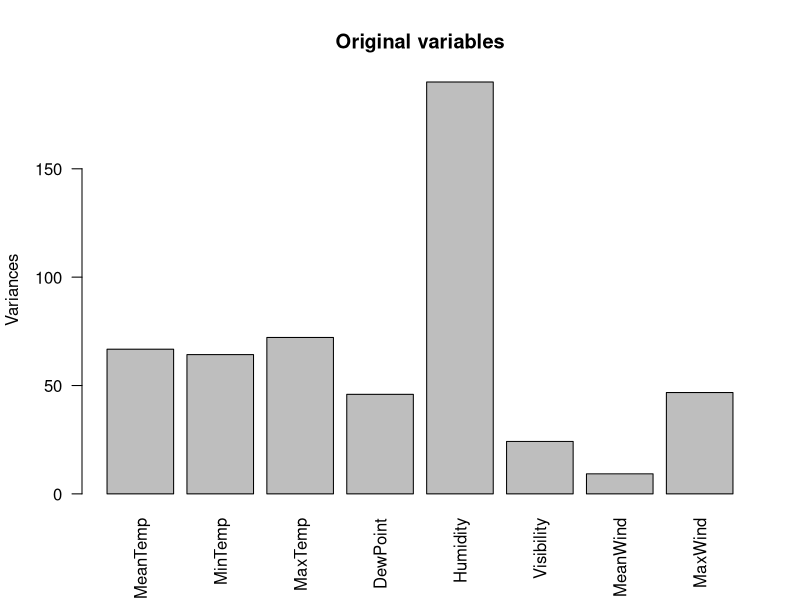
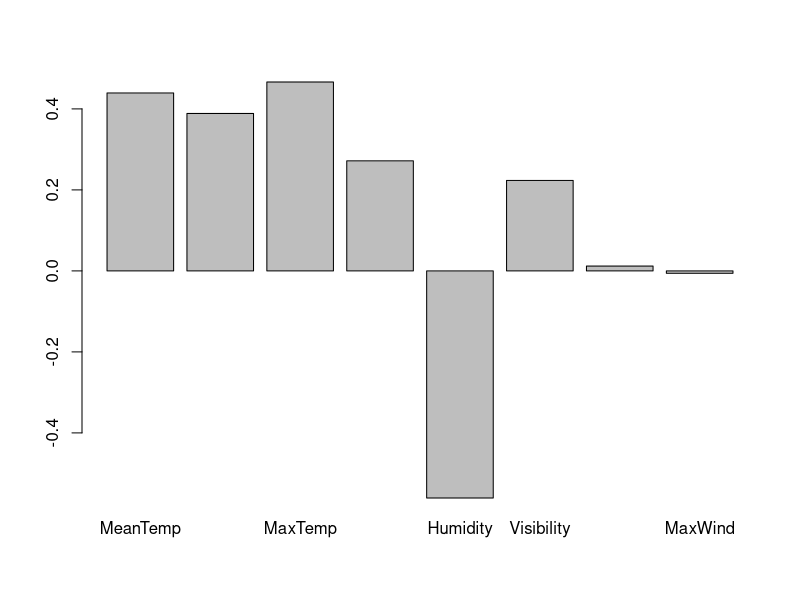
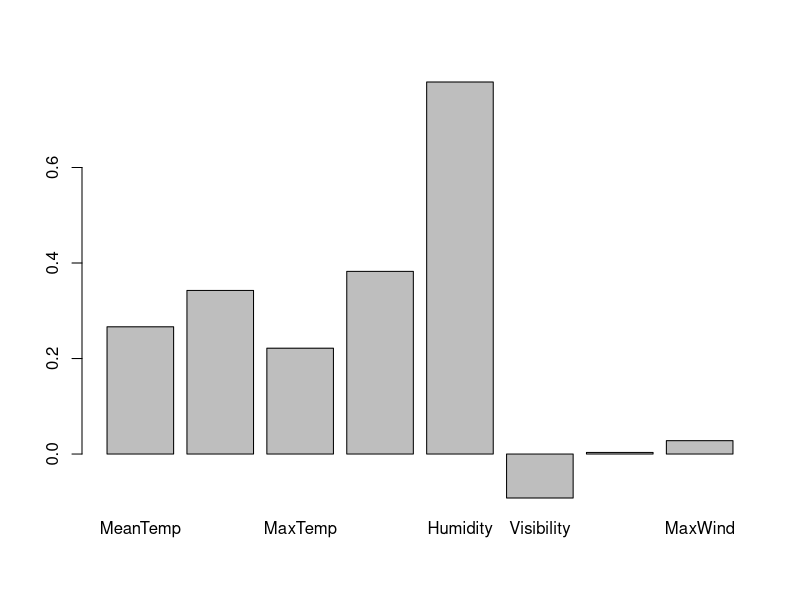
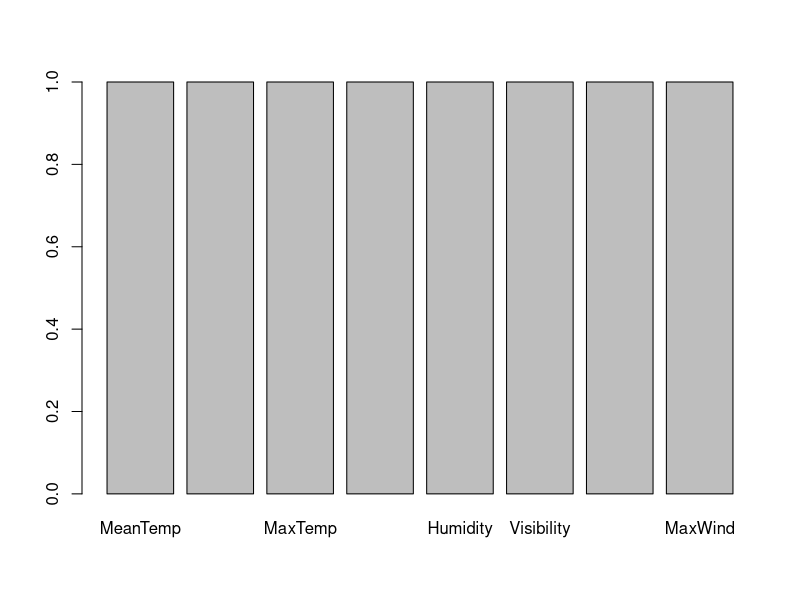
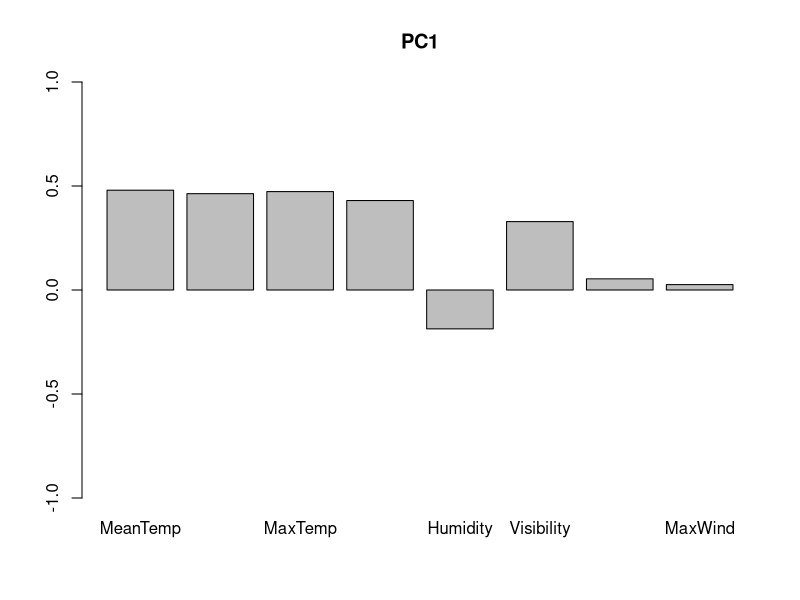
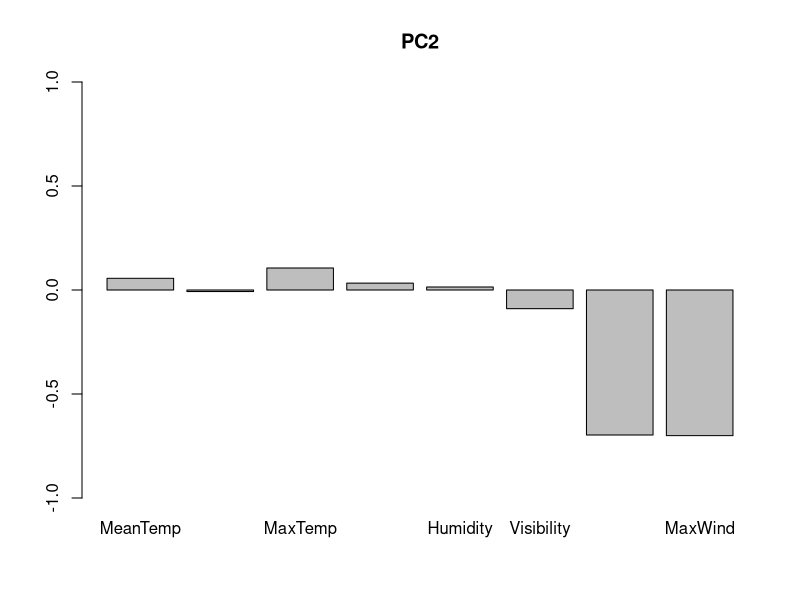
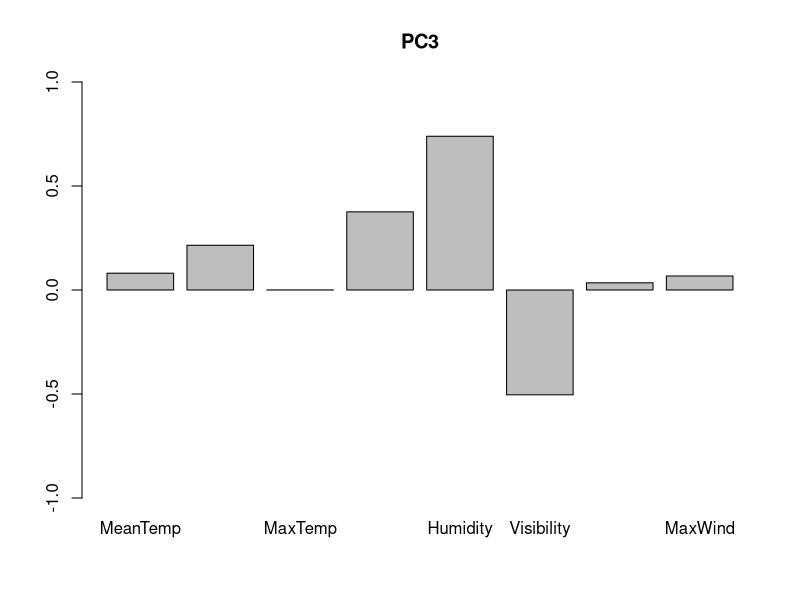
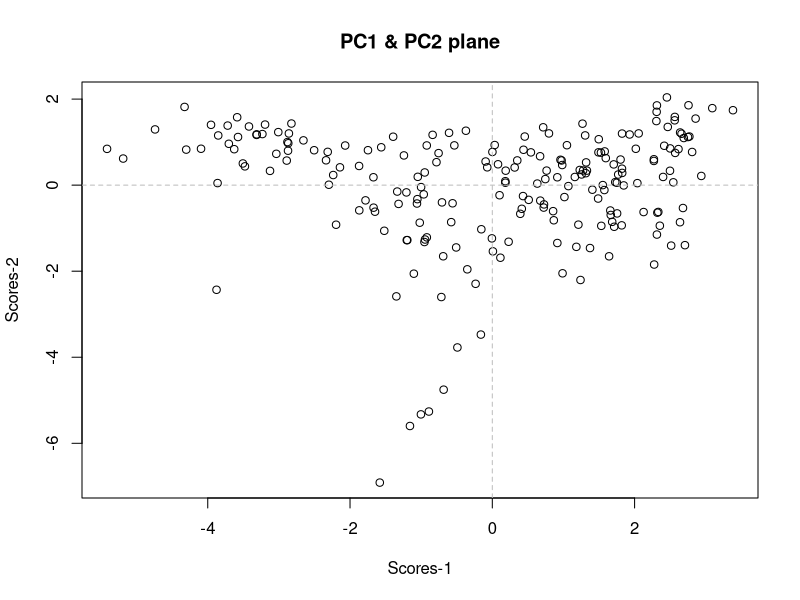

R code for these plots, in order:
weather <- read.table("weather.txt", header = T)
x11()
barplot(sapply(weather,sd)^2, las=2, main='Original variables', ylab='Variances')
#not comparable sample variances

pc_nstd <- princomp(weather, scores = T)
summary(pc_nstd)
x11()
barplot(pc_nstd$loadings[,1])
x11()
barplot(pc_nstd$loadings[,2])

#indeed we get a structure very similar to the original variances of our dataset

#we use standardized variables

data <- scale(weather,scale = T, center = T)
pc <- princomp(data, scores = T)
summary(pc)

x11()
barplot(diag(cov(data)))

x11()
barplot(pc$loadings[,1], ylim = c(-1,1), main = "PC1")
#basically an average on the indicatores of temperature -> the higher the score the higher the temperature
x11()
barplot(pc$loadings[,2], ylim = c(-1,1), main = "PC2")
#basically an average on wind indicators -> the higher the score the slower the winds
x11()
barplot(pc$loadings[,3], ylim = c(-1,1), main = "PC3")
#difference between humidity and visibility -> the higher the more humid and the lower the visibility is

x11()
plot(pc$scores[,1], pc$scores[,2], main = "PC1 & PC2 plane", xlab = "Scores-1", ylab = "Scores-2")
abline(h = 0, v = 0, lty = 2, col = "grey")
colournames <- rainbow(n = dim(weather)[1],start = 0.45, end = 0.8)
x11()
plot(pc$scores[,1], pc$scores[,2], main = "PC1 & PC2 plane", xlab = "Scores-1", ylab = "Scores-2", col = colournames)

#scree plot
x11()
layout(cbind(c(1,3), c(2,2)))
barplot(pc$sd)
plot(cumsum(pc$sdev)/sum(pc$sd), type = 'l', ylim = c(0,1))
abline(h = 0.8, lty = 2, col = "blue")
barplot(diag(cov(data)))

#we can just consider the first tree principal components, since they account for 94% of the variability
summary(pc)
#we have the proportion of variability on the summary


#projections : scalar prod: z'PC1, z'PC2, z'PC3 -> of the SCALED unit!!!
z <- c(30, 23, 36, 22, 65, 19, 5, 15)
scale_z <- (z - colMeans(weather))/sapply(weather,sd)
proj <- sum(scale_z*pc$loadings[,1])*pc$loadings[,1] + sum(scale_z*pc$loadings[,2])*pc$loadings[,2] + sum(scale_z*pc$loadings[,3])*pc$loadings[,3]
coeff <- c(sum(scale_z*pc$loadings[,1]), sum(scale_z*pc$loadings[,2]), sum(scale_z*pc$loadings[,3]))